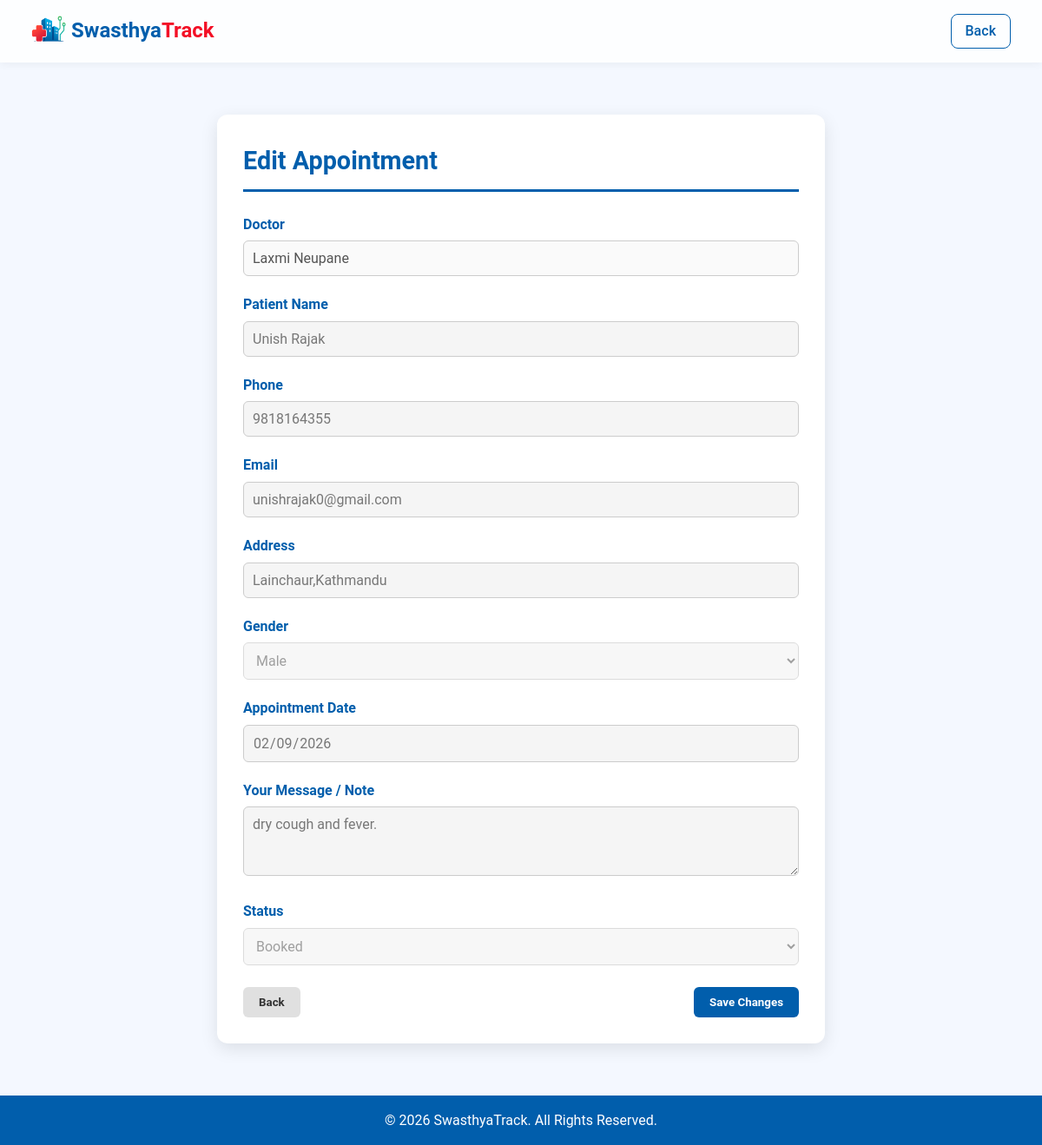
The page /Patient/edit_appointment.php?id=54 (signed in) on the database its author committed.
### tables this page shows
CREATE TABLE `appointments` (
  `appointment_id` int NOT NULL,
  `doctor_id` int NOT NULL,
  `patient_name` varchar(100) NOT NULL,
  `phone` varchar(20) NOT NULL,
  `email` varchar(100) DEFAULT NULL,
  `address` varchar(255) DEFAULT NULL,
  `gender` enum('male','female','other') NOT NULL,
  `appointment_date` date NOT NULL,
  `message` text,
  `status` enum('Booked','Cancelled','Completed') DEFAULT 'Booked',
  `comment` text,
  `created_at` timestamp NULL DEFAULT CURRENT_TIMESTAMP,
  `updated_at` timestamp NULL DEFAULT CURRENT_TIMESTAMP ON UPDATE CURRENT_TIMESTAMP,
  `user_id` int DEFAULT NULL
);

CREATE TABLE `doctors` (
  `doctor_id` int NOT NULL,
  `user_id` int DEFAULT NULL,
  `name` varchar(100) DEFAULT NULL,
  `email` varchar(100) DEFAULT NULL,
  `department` varchar(100) DEFAULT NULL,
  `designation` varchar(100) DEFAULT NULL,
  `council_number` varchar(50) DEFAULT NULL,
  `phone` varchar(20) DEFAULT NULL,
  `photo` varchar(255) DEFAULT NULL
);

### src/Patient/edit_appointment.php (the view, shortened to what this page needs)
<?php
include("../config/db.php");
$user_id = $_SESSION['user_id'];
$appointment_id = (int)$_GET['id'];
$stmt = $conn->prepare("
    SELECT a.*, d.name AS doctor_name
    FROM appointments a
    JOIN doctors d ON a.doctor_id = d.doctor_id
    WHERE a.appointment_id = ? AND a.user_id = ?
");
$stmt->bind_param("ii", $appointment_id, $user_id);
$stmt->execute();
$appointment = $stmt->get_result()->fetch_assoc();
function safe_html($value) {
    return htmlspecialchars($value ?? '', ENT_QUOTES, 'UTF-8');
}
?>
<!DOCTYPE html>
<html lang="en">
<head>
<link rel="stylesheet" href="../css/patient-dashboard.css">
</head>
<body>
<header>
    <div class="logo">
        <a href="patient_dashboard.php">
            <img class="nav-img" src="../images/nav-logo.png" alt="">
            <span class="swasthya-color">Swasthya</span><span class="track-color">Track</span>
        </a>
    </div>
    <nav>
        <a href="my_appointments.php" class="btn-login">Back</a>
    </nav>
</header>
<div class="container">
    <h1>Edit Appointment</h1>
    <?php $isDisabled = in_array($appointment['status'], ['Cancelled', 'Completed']); ?>
    <form method="POST" onsubmit="return confirmUpdate();">
        <div class="form-group">
            <label>Doctor</label>
            <input type="text" value="<?= safe_html($appointment['doctor_name']) ?>" disabled>
        </div>
        <div class="form-group">
            <label>Patient Name</label>
            <input type="text" name="patient_name"
                   value="<?= safe_html($appointment['patient_name']) ?>"
                   required <?= $isDisabled ? 'disabled class="disabled-field"' : '' ?>>
        </div>
        <div class="form-group">
            <label>Phone</label>
            <input type="text" name="phone"
                   value="<?= safe_html($appointment['phone']) ?>"
                   required <?= $isDisabled ? 'disabled class="disabled-field"' : '' ?>>
        </div>
        <div class="form-group">
            <label>Email</label>
            <input type="email" name="email"
                   value="<?= safe_html($appointment['email']) ?>"
                   required <?= $isDisabled ? 'disabled class="disabled-field"' : '' ?>>
        </div>
        <div class="form-group">
            <label>Address</label>
            <input type="text" name="address"
                   value="<?= safe_html($appointment['address']) ?>"
                   <?= $isDisabled ? 'disabled class="disabled-field"' : '' ?>>
        </div>
        <div class="form-group">
            <label>Gender</label>
            <select name="gender" required <?= $isDisabled ? 'disabled class="disabled-field"' : '' ?>>
                <option value="male"   <?= $appointment['gender'] === 'male' ? 'selected' : '' ?>>Male</option>
            </select>
        </div>
        <div class="form-group">
            <label>Appointment Date</label>
            <input type="date" name="appointment_date"
                   value="<?= safe_html(substr($appointment['appointment_date'], 0, 10)) ?>"
                   required <?= $isDisabled ? 'disabled class="disabled-field"' : '' ?>>
        </div>
        <div class="form-group">
            <label>Your Message / Note</label>
            <textarea name="message"
                <?= $isDisabled ? 'disabled class="disabled-field"' : '' ?>
            ><?= safe_html($appointment['message']) ?></textarea>
        </div>
        <div class="form-group">
            <label>Status</label>
            <select name="status" <?= $isDisabled ? 'disabled class="disabled-field"' : '' ?>>
                <option value="Booked" <?= $appointment['status'] === 'Booked' ? 'selected' : '' ?>>Booked</option>
            </select>
        </div>
        <div class="btn-container">
            <button type="button" class="btn btn-secondary"
                    onclick="window.location.href='my_appointments.php'">Back</button>
            <button type="submit" class="btn btn-primary"
                    <?= $isDisabled ? 'disabled' : '' ?>>Save Changes</button>
        </div>
    </form>
</div>
<footer>
    <p>© 2026 SwasthyaTrack. All Rights Reserved.</p>
</footer>
</body>
</html>

### src/css/patient-dashboard.css (style rules this page uses)
* { margin: 0; padding: 0; box-sizing: border-box; font-family: 'Roboto', 'Segoe UI', Tahoma, Geneva, Verdana, sans-serif; }
body { line-height: 1.6; color: #0f1724; background-color: #f9f9fb; }
a { text-decoration: none; color: inherit; display: block; }
header { display: flex; justify-content: space-between; align-items: center; padding: 16px 3%; background-color: rgba(255, 255, 255, 0.8); backdrop-filter: blur(10px); box-shadow: 0 2px 10px rgba(0, 0, 0, 0.05); position: sticky; top: 0; z-index: 1000; }
.logo { font-size: 1.5rem; font-weight: bold; color: #015eac; }
.nav-img { height: 30px; width: 40px; margin-bottom: 7px; vertical-align: middle; }
nav { display: flex; gap: 24px; align-items: center; }
nav a { font-weight: 500; color: #000; transition: color 0.3s ease, transform 0.2s ease; }
.btn-login { padding: 6px 16px; border: 1px solid #015eac; border-radius: 8px; color: #015eac; transition: background-color 0.3s ease, color 0.3s ease, border-color 0.3s ease; }
footer { background-color: #015eac; color: #fff; text-align: center; padding: 16px; }
.swasthya-color { color: #015eac; }
.track-color { color: #f31026; }

### src/Patient/edit_appointment.php (style rules this page uses)
body { background: #f4f8ff; font-family: Arial, sans-serif; margin: 0; padding: 0; }
.container { width: 100%; max-width: 700px; margin: 60px auto; background: #fff; padding: 30px; border-radius: 12px; box-shadow: 0 6px 20px rgba(0,0,0,0.1); }
h1 { color: #015eac; margin-bottom: 25px; font-size: 1.8rem; border-bottom: 3px solid #015eac; padding-bottom: 10px; }
.form-group { margin-bottom: 20px; }
label { font-weight: bold; color: #015eac; display: block; margin-bottom: 6px; }
input, textarea, select { width: 100%; padding: 10px; border: 1px solid #ccc; border-radius: 6px; font-size: 1rem; }
textarea { resize: vertical; min-height: 80px; }
.btn-container { display: flex; justify-content: space-between; margin-top: 25px; }
.btn { padding: 10px 18px; border: none; border-radius: 6px; cursor: pointer; font-weight: bold; transition: 0.3s; }
.btn-primary { background: #015eac; color: #fff; }
.btn-secondary { background: #e0e0e0; color: #333; }
.disabled-field { background: #f5f5f5; color: #777; }

### rows shown on the page
appointments: doctor.name "Laxmi Neupane", patient_name "Unish Rajak", phone "9818164355", email "unishrajak0@gmail.com", address "Lainchaur,Kathmandu", gender "Male", appointment_date "02/09/2026", message "dry cough and fever.", status "Booked"
